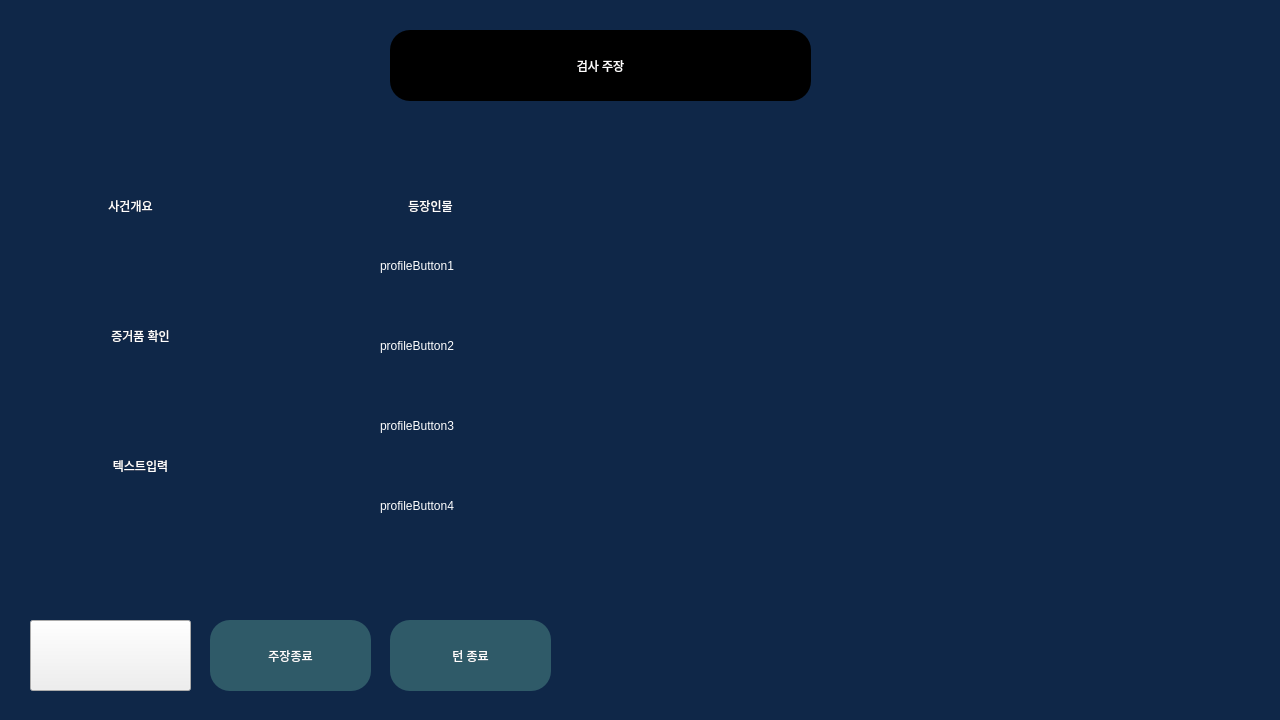
<?xml version="1.0" encoding="UTF-8"?>
<ui version="4.0">
 <class>prosecutorWindow</class>
 <widget class="QDialog" name="prosecutorWindow">
  <property name="geometry">
   <rect>
    <x>0</x>
    <y>0</y>
    <width>1280</width>
    <height>720</height>
   </rect>
  </property>
  <property name="windowTitle">
   <string>LogiCourt_AI</string>
  </property>
  <property name="styleSheet">
   <string notr="true">QDialog{
	background-color: rgb(15, 39, 72);
}</string>
  </property>
  <widget class="QPushButton" name="nameLabel">
   <property name="geometry">
    <rect>
     <x>390</x>
     <y>30</y>
     <width>421</width>
     <height>71</height>
    </rect>
   </property>
   <property name="styleSheet">
    <string notr="true">QPushButton{
	background-color: rgb(0, 0, 0);
	color: rgb(255, 254, 254);
	border-radius: 20px;
	font: 24pt &quot;나눔고딕 ExtraBold&quot;;
}</string>
   </property>
   <property name="text">
    <string>검사 주장</string>
   </property>
   <property name="checkable">
    <bool>false</bool>
   </property>
   <property name="checked">
    <bool>false</bool>
   </property>
  </widget>
  <widget class="QLabel" name="profileImage">
   <property name="geometry">
    <rect>
     <x>700</x>
     <y>140</y>
     <width>551</width>
     <height>551</height>
    </rect>
   </property>
   <property name="autoFillBackground">
    <bool>false</bool>
   </property>
   <property name="styleSheet">
    <string notr="true">QLabel{
	/* 스타일시트는 스케일 설정 불가능. pixMap으로 설정해야 함 */
	/* image:url(:/images/imageNotFound.png); */
	color: rgb(255, 255, 255);
	font: 20pt &quot;나눔고딕&quot;;
}
</string>
   </property>
   <property name="text">
    <string/>
   </property>
   <property name="pixmap">
    <pixmap resource="assets/resource.qrc">:/assets/profile/Prosecutor.png</pixmap>
   </property>
   <property name="scaledContents">
    <bool>true</bool>
   </property>
   <property name="alignment">
    <set>Qt::AlignCenter</set>
   </property>
  </widget>
  <widget class="QPushButton" name="micButton">
   <property name="geometry">
    <rect>
     <x>30</x>
     <y>620</y>
     <width>161</width>
     <height>71</height>
    </rect>
   </property>
   <property name="styleSheet">
    <string notr="true">QPushButton#micButton[mic_state=&quot;off&quot;]{
	image: url(:/images/mic_off.png);
	background-color: rgb(47, 90, 104);
	color: rgb(255, 254, 254);
	border-radius: 20px;
	font: 24pt &quot;나눔고딕 ExtraBold&quot;;
}
QPushButton#micButton[mic_state=&quot;on&quot;]{
	image: url(:/images/mic_on.png);
	background-color: rgb(47, 90, 104);
	color: rgb(255, 254, 254);
	border-radius: 20px;
	font: 24pt &quot;나눔고딕 ExtraBold&quot;;
}
QPushButton#micButton:hover{
	background-color: rgb(67, 129, 148);
	border-radius: 20px;
	font: 28pt &quot;나눔고딕 ExtraBold&quot;;
}
QPushButton#micButton:pressed{
	background-color: rgb(0, 123, 255);
	border-radius: 20px;
	font: 28pt &quot;나눔고딕 ExtraBold&quot;;
}</string>
   </property>
   <property name="text">
    <string/>
   </property>
   <property name="checkable">
    <bool>false</bool>
   </property>
   <property name="checked">
    <bool>false</bool>
   </property>
  </widget>
  <widget class="QPushButton" name="endButton">
   <property name="geometry">
    <rect>
     <x>210</x>
     <y>620</y>
     <width>161</width>
     <height>71</height>
    </rect>
   </property>
   <property name="styleSheet">
    <string notr="true">QPushButton{
	background-color: rgb(47, 90, 104);
	color: rgb(255, 254, 254);
	border-radius: 20px;
	font: 20pt &quot;나눔고딕 ExtraBold&quot;;
}

QPushButton:hover{
	background-color: rgb(67, 129, 148);
	border-radius: 20px;
	font: 24pt &quot;나눔고딕 ExtraBold&quot;;
}
QPushButton:pressed{
	background-color: rgb(0, 123, 255);
	border-radius: 20px;
	font: 24pt &quot;나눔고딕 ExtraBold&quot;;
}</string>
   </property>
   <property name="text">
    <string>주장종료</string>
   </property>
  </widget>
  <widget class="QPushButton" name="overviewButton">
   <property name="geometry">
    <rect>
     <x>60</x>
     <y>180</y>
     <width>141</width>
     <height>51</height>
    </rect>
   </property>
   <property name="styleSheet">
    <string notr="true">QPushButton{
	color: rgb(255, 255, 255);
	border-radius: 20px;
	font: 20pt &quot;나눔고딕 ExtraBold&quot;;
}

QPushButton:hover{
	border-radius: 20px;
	font: 24pt &quot;나눔고딕 ExtraBold&quot;;
}
QPushButton:pressed{
	border-radius: 20px;
	font: 24pt &quot;나눔고딕 ExtraBold&quot;;
}</string>
   </property>
   <property name="text">
    <string>사건개요</string>
   </property>
  </widget>
  <widget class="QPushButton" name="evidenceButton">
   <property name="geometry">
    <rect>
     <x>60</x>
     <y>310</y>
     <width>161</width>
     <height>51</height>
    </rect>
   </property>
   <property name="styleSheet">
    <string notr="true">QPushButton{
	color: rgb(255, 255, 255);
	border-radius: 20px;
	font: 20pt &quot;나눔고딕 ExtraBold&quot;;
}

QPushButton:hover{
	border-radius: 20px;
	font: 24pt &quot;나눔고딕 ExtraBold&quot;;
}
QPushButton:pressed{
	border-radius: 20px;
	font: 24pt &quot;나눔고딕 ExtraBold&quot;;
}</string>
   </property>
   <property name="text">
    <string>증거품 확인</string>
   </property>
  </widget>
  <widget class="QPushButton" name="textButton">
   <property name="geometry">
    <rect>
     <x>60</x>
     <y>440</y>
     <width>161</width>
     <height>51</height>
    </rect>
   </property>
   <property name="styleSheet">
    <string notr="true">QPushButton{
	color: rgb(255, 255, 255);
	border-radius: 20px;
	font: 20pt &quot;나눔고딕 ExtraBold&quot;;
}

QPushButton:hover{
	border-radius: 20px;
	font: 24pt &quot;나눔고딕 ExtraBold&quot;;
}
QPushButton:pressed{
	border-radius: 20px;
	font: 24pt &quot;나눔고딕 ExtraBold&quot;;
}</string>
   </property>
   <property name="text">
    <string>텍스트입력</string>
   </property>
  </widget>
  <widget class="QLabel" name="profileTitleLabel">
   <property name="geometry">
    <rect>
     <x>300</x>
     <y>190</y>
     <width>261</width>
     <height>31</height>
    </rect>
   </property>
   <property name="styleSheet">
    <string notr="true">QLabel{
	color: rgb(255, 255, 255);
	font: 20pt &quot;나눔고딕 ExtraBold&quot;;
}</string>
   </property>
   <property name="text">
    <string>등장인물</string>
   </property>
   <property name="alignment">
    <set>Qt::AlignCenter</set>
   </property>
  </widget>
  <widget class="QPushButton" name="profileButton2">
   <property name="geometry">
    <rect>
     <x>370</x>
     <y>320</y>
     <width>291</width>
     <height>51</height>
    </rect>
   </property>
   <property name="styleSheet">
    <string notr="true">QPushButton{
    text-align: left;
    padding-left: 10px;
	color: rgb(255, 255, 255);
	border-radius: 20px;
	font: 20pt &quot;나눔고딕&quot;;
}

QPushButton:hover{
	border-radius: 20px;
	font: 24pt &quot;나눔고딕&quot;;
}
QPushButton:pressed{
	border-radius: 20px;
	font: 24pt &quot;나눔고딕&quot;;
}</string>
   </property>
   <property name="text">
    <string>profileButton2</string>
   </property>
  </widget>
  <widget class="QPushButton" name="profileButton3">
   <property name="geometry">
    <rect>
     <x>370</x>
     <y>400</y>
     <width>291</width>
     <height>51</height>
    </rect>
   </property>
   <property name="styleSheet">
    <string notr="true">QPushButton{
    text-align: left;
    padding-left: 10px;
	color: rgb(255, 255, 255);
	border-radius: 20px;
	font: 20pt &quot;나눔고딕&quot;;
}

QPushButton:hover{
	border-radius: 20px;
	font: 24pt &quot;나눔고딕&quot;;
}
QPushButton:pressed{
	border-radius: 20px;
	font: 24pt &quot;나눔고딕&quot;;
}</string>
   </property>
   <property name="text">
    <string>profileButton3</string>
   </property>
  </widget>
  <widget class="QPushButton" name="profileButton1">
   <property name="geometry">
    <rect>
     <x>370</x>
     <y>240</y>
     <width>291</width>
     <height>51</height>
    </rect>
   </property>
   <property name="styleSheet">
    <string notr="true">QPushButton{
    text-align: left;
    padding-left: 10px;
	color: rgb(255, 255, 255);
	border-radius: 20px;
	font: 20pt &quot;나눔고딕&quot;;
}

QPushButton:hover{
	border-radius: 20px;
	font: 24pt &quot;나눔고딕&quot;;
}
QPushButton:pressed{
	border-radius: 20px;
	font: 24pt &quot;나눔고딕&quot;;
}</string>
   </property>
   <property name="text">
    <string>profileButton1</string>
   </property>
  </widget>
  <widget class="QPushButton" name="profileButton4">
   <property name="geometry">
    <rect>
     <x>370</x>
     <y>480</y>
     <width>291</width>
     <height>51</height>
    </rect>
   </property>
   <property name="styleSheet">
    <string notr="true">QPushButton{
    text-align: left;
    padding-left: 10px;
	color: rgb(255, 255, 255);
	border-radius: 20px;
	font: 20pt &quot;나눔고딕&quot;;
}

QPushButton:hover{
	border-radius: 20px;
	font: 24pt &quot;나눔고딕&quot;;
}
QPushButton:pressed{
	border-radius: 20px;
	font: 24pt &quot;나눔고딕&quot;;
}</string>
   </property>
   <property name="text">
    <string>profileButton4</string>
   </property>
  </widget>
  <widget class="QPushButton" name="turnButton">
   <property name="geometry">
    <rect>
     <x>390</x>
     <y>620</y>
     <width>161</width>
     <height>71</height>
    </rect>
   </property>
   <property name="styleSheet">
    <string notr="true">QPushButton{
	background-color: rgb(47, 90, 104);
	color: rgb(255, 254, 254);
	border-radius: 20px;
	font: 20pt &quot;나눔고딕 ExtraBold&quot;;
}

QPushButton:hover{
	background-color: rgb(67, 129, 148);
	border-radius: 20px;
	font: 24pt &quot;나눔고딕 ExtraBold&quot;;
}
QPushButton:pressed{
	background-color: rgb(0, 123, 255);
	border-radius: 20px;
	font: 24pt &quot;나눔고딕 ExtraBold&quot;;
}</string>
   </property>
   <property name="text">
    <string>턴 종료</string>
   </property>
  </widget>
 </widget>
 <resources>
  <include location="assets/resource.qrc"/>
 </resources>
 <connections/>
</ui>
